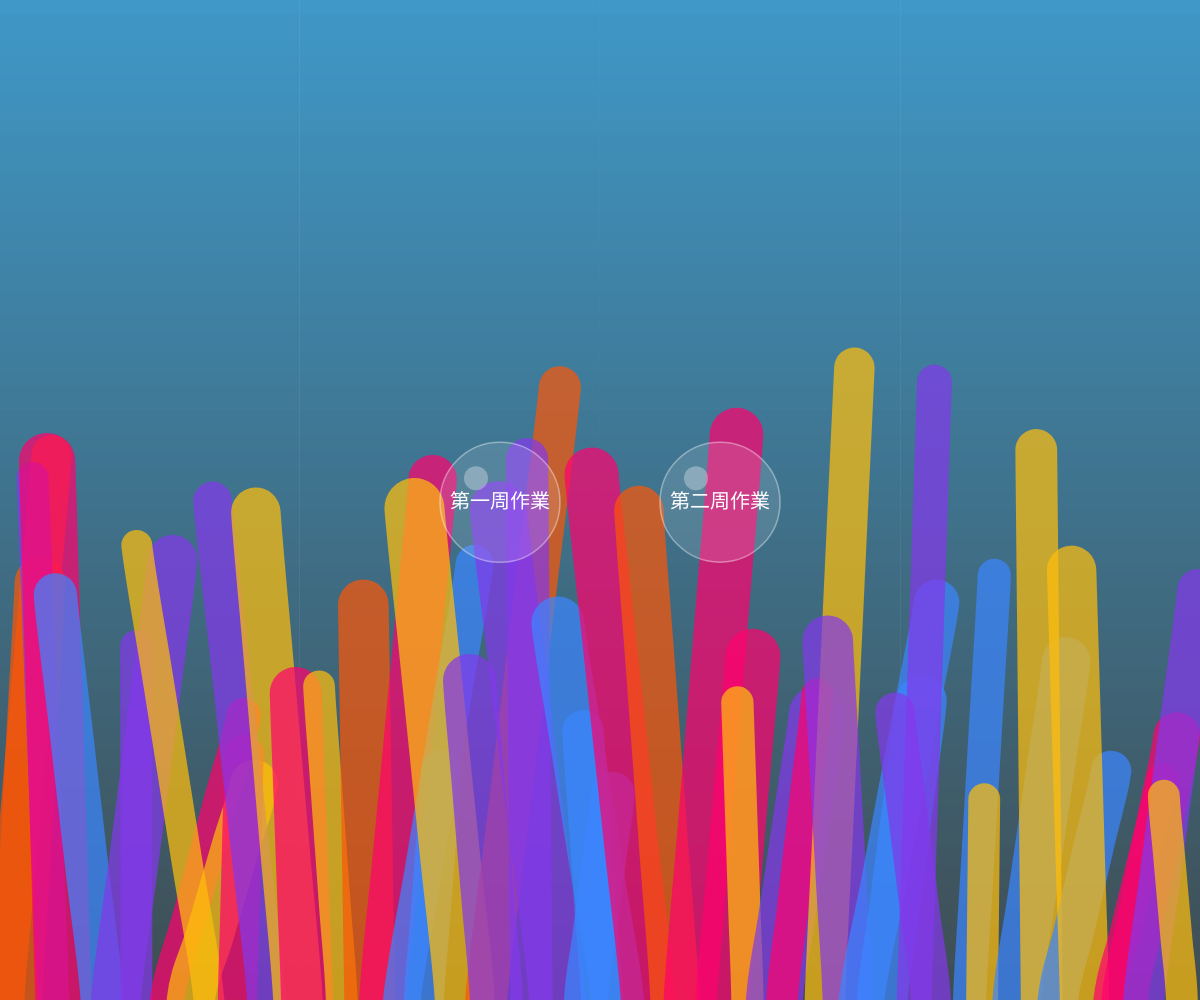
Frame 1 (no input)
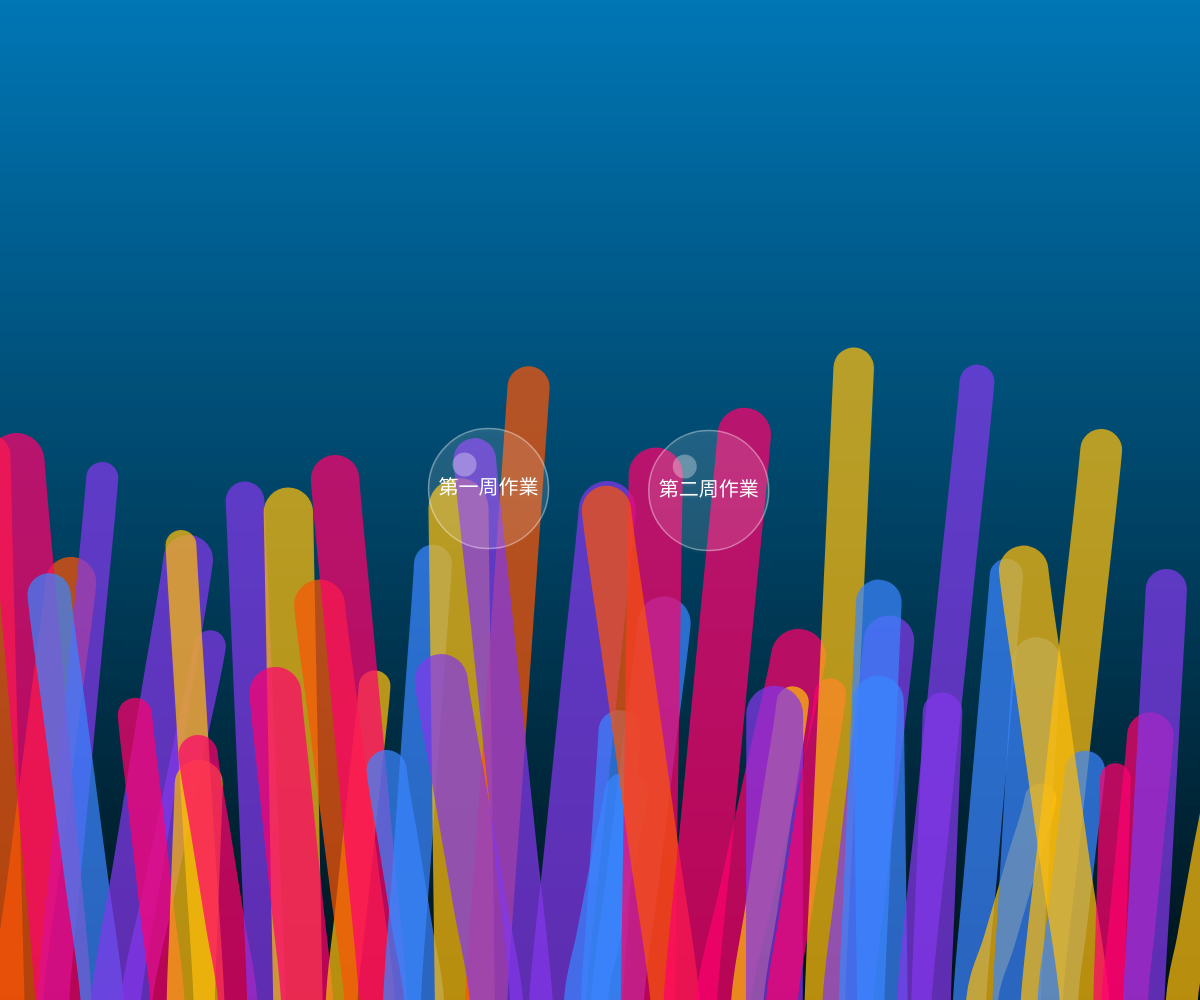
Frame 60 (no input)
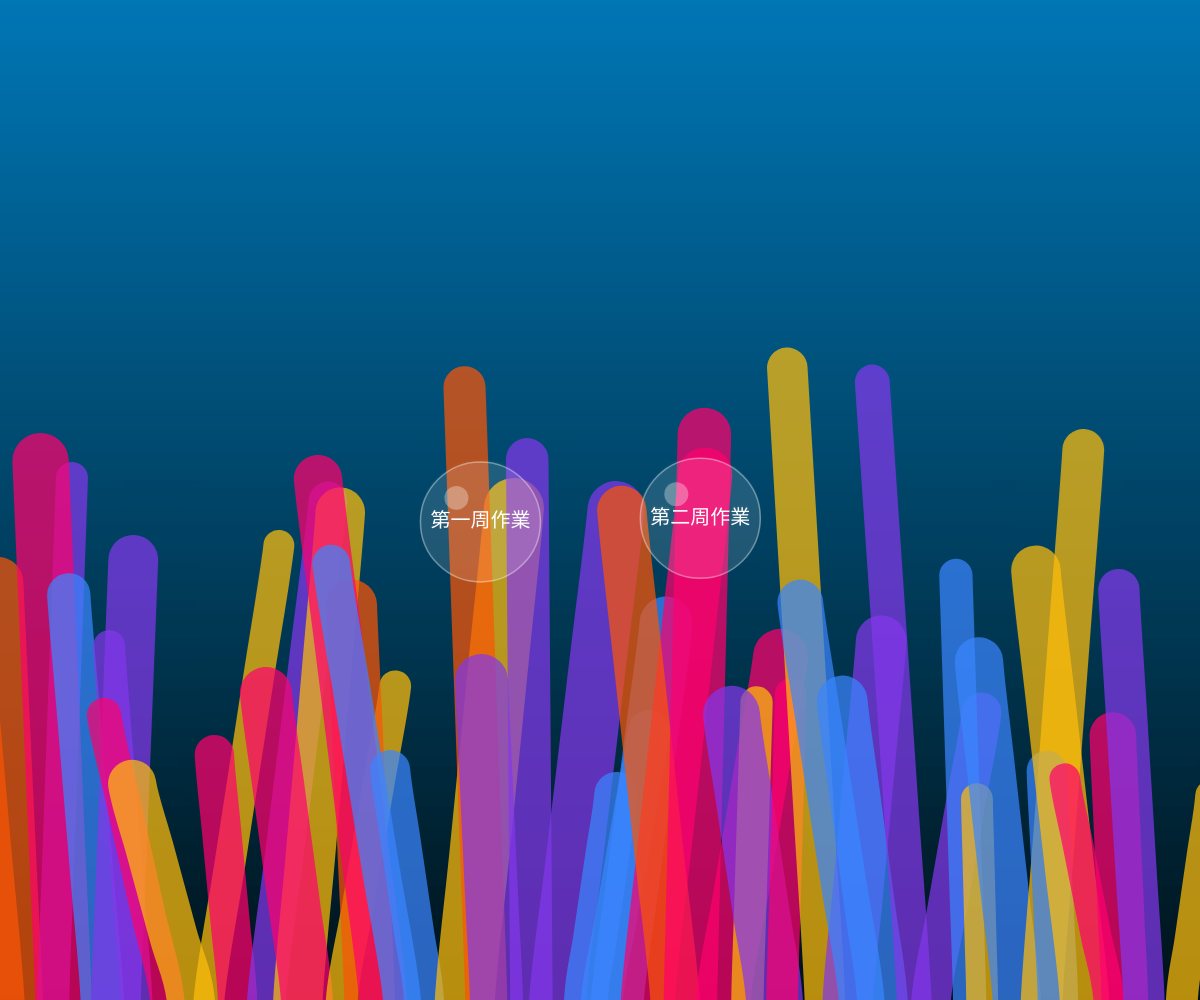
Frame 120 (the mouse pressed at the canvas centre since frame 60)

The p5.js sketch that drew these frames (run headless with seeded random() and noise() and a simulated clock; from frame 60 on, the mouse is pressed at the canvas centre):

// p5.js sketch
// ── sketch.js
let seaweeds = [];
let bubbles = [];
const seaweedColors = ['#ffbe0b', '#fb5607', '#ff006e', '#8338ec', '#3a86ff'];

function setup() {
  createCanvas(windowWidth, windowHeight);
  
  // 初始化 50 根水草
  for (let i = 0; i < 50; i++) {
    // 均衡分佈在視窗寬度內，加入一點亂數偏移
    let targetX = (width / 50) * i + random(-10, 10);
    
    // 隨機選取顏色並加上透明度 (150/255)
    let c = color(random(seaweedColors));
    c.setAlpha(180);

    seaweeds.push({
      baseX: targetX,
      h: random(height * 0.2, height * 0.66), // 不超過視窗 2/3
      w: random(30, 60),                      // 寬度 30 到 60
      color: c,
      freq: random(0.01, 0.03),               // 搖擺頻率
      phase: random(TWO_PI),                  // 初始相位（讓方向不一樣）
      swayDist: random(40, 80)                // 搖擺距離
    });
  }

  // 初始化兩個十元硬幣大小的泡泡
  for (let i = 0; i < 2; i++) {
    bubbles.push(new Bubble(i));
  }
}

function draw() {
  drawOceanGradient();
  
  // 設定混合模式
  blendMode(BLEND);

  // 繪製水草
  for (let s of seaweeds) {
    drawSeaweed(s);
  }

  // 繪製泡泡
  for (let b of bubbles) {
    b.update();
    b.display();
  }
}

function drawOceanGradient() {
  noFill();
  for (let y = 0; y <= height; y++) {
    let inter = map(y, 0, height, 0, 1);
    let c = lerpColor(color('#0077b6'), color('#001219'), inter);
    stroke(c);
    line(0, y, width, y);
  }
}

function drawSeaweed(s) {
  stroke(s.color);
  strokeWeight(s.w);
  strokeCap(ROUND);
  noFill();

  // 計算搖擺位移
  let sway = sin(frameCount * s.freq + s.phase) * s.swayDist;

  beginShape();
  // 使用 curveVertex 建立圓滑曲線
  // 第一個與最後一個點為控制點，不直接繪出
  curveVertex(s.baseX, height + 100); 
  curveVertex(s.baseX, height);                   // 底部固定
  curveVertex(s.baseX + sway * 0.3, height - s.h * 0.3); // 中下
  curveVertex(s.baseX + sway * 0.7, height - s.h * 0.7); // 中上
  curveVertex(s.baseX + sway, height - s.h);      // 頂端
  curveVertex(s.baseX + sway, height - s.h - 50); // 結束控制點
  endShape();
}

class Bubble {
  constructor(i) {
    this.i = i; // 用來區分兩個泡泡的水平位置
    this.reset();
  }

  reset() {
    // 將泡泡固定在畫面中間
    this.baseX = width / 2 + (this.i === 0 ? -110 : 110); // 加大間距避免重疊
    this.baseY = height / 2;
    this.size = 120; // 再次加大泡泡尺寸
    this.label = this.i === 0 ? "第一周作業" : "第二周作業";
    this.shakeSpeed = random(0.03, 0.06); // 抖動頻率
    this.shakeAmp = random(20, 40);       // 抖動幅度
  }

  update() {
    // 上下抖動效果
    this.y = this.baseY + sin(frameCount * this.shakeSpeed) * this.shakeAmp;
    // 左右微幅偏移，增加自然感
    this.x = this.baseX + cos(frameCount * this.shakeSpeed * 0.5) * 10;
  }

  display() {
    stroke(255, 100);
    strokeWeight(1.5);
    fill(255, 30);
    circle(this.x, this.y, this.size);
    // 泡泡高光
    noStroke();
    fill(255, 80);
    circle(this.x - this.size * 0.2, this.y - this.size * 0.2, this.size * 0.2); // 高光隨比例縮放

    // 顯示文字
    fill(255);
    noStroke();
    textSize(20); // 隨泡泡尺寸放大字體
    textAlign(CENTER, CENTER);
    text(this.label, this.x, this.y);
  }
}

function windowResized() {
  resizeCanvas(windowWidth, windowHeight);
  // 重新計算泡泡的基準位置，確保它們維持在中間
  for (let b of bubbles) {
    b.reset();
  }
}
// ── style.css
body {
  margin: 0;
  padding: 0;
  overflow: hidden;
  background-color: #001219;
}
canvas {
  display: block;
}
